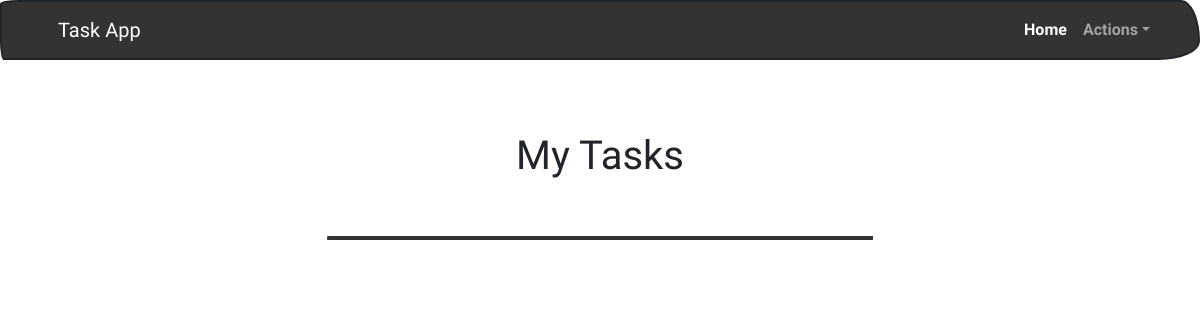
Before: /tasks_completed/ (signed in) with the older database file.
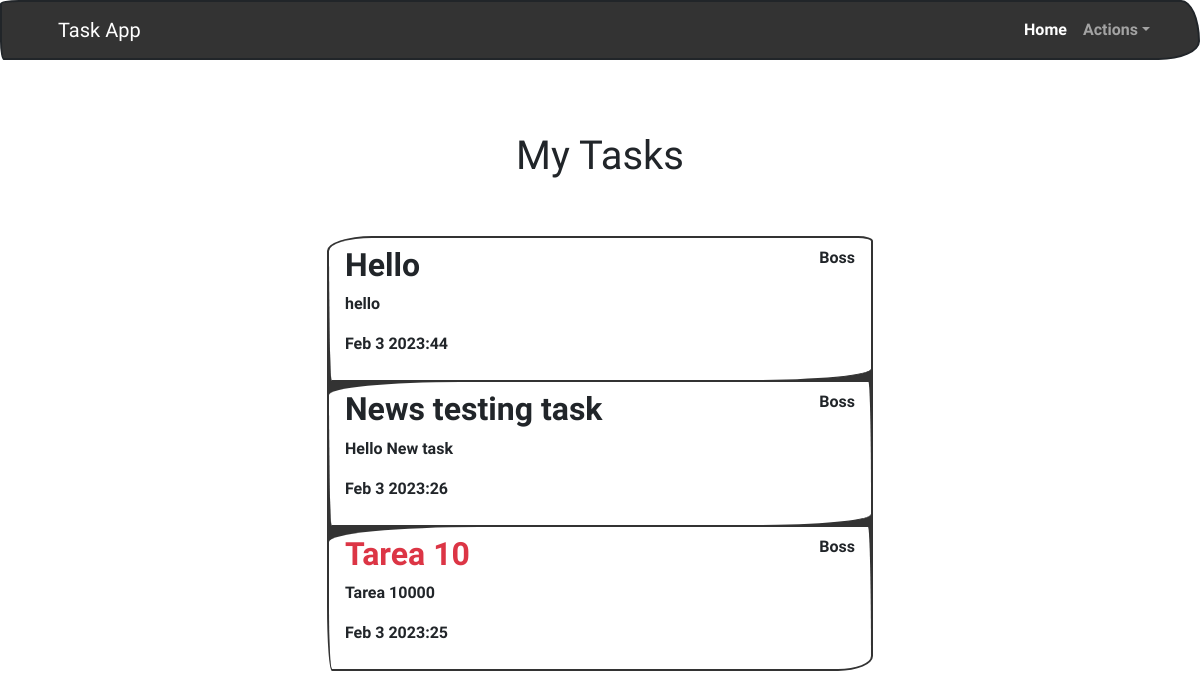
After: the same page with the newer database file.
### tasks/models.py (models this page shows, shortened)
class Task(models.Model):
    title = models.CharField(max_length=200)
    description = models.TextField(blank=True)
    created = models.DateTimeField(auto_now_add=True)
    datecompleted = models.DateTimeField(null=True, blank=True)
    important = models.BooleanField(default=False)
    user = models.ForeignKey(User, on_delete=models.CASCADE)

### tasks/views.py (the view)
# urls.py: path('tasks_completed/', views.tasks_completed, name='tasks_completed'),
@login_required
def tasks_completed(request):
    tasks = Task.objects.filter(user=request.user, datecompleted__isnull=False).order_by('-datecompleted')
    return render(request, 'tasks.html', {'tasks': tasks})

### tasks/templates/tasks.html
{% extends 'base.html' %}
{% block content %}
<main class="container">
    <div class="row">
        <div class="col-md-6 offset-md-3">
            <h1 class="text-center py-5 mt-4">My Tasks</h1>
            <ul class="list-group">
                {% for task in tasks %}
                <a class="list-group-item" href="{% url 'task_detail' task.id %}">
                   <header class="d-flex justify-content-between">
                    {% if task.important %}
                    <h2 class="fw-bold text-danger">{{task.title}}</h2>
                    {% else %}
                    <h2 class="fw-bold">{{task.title}}</h2>
                    {% endif %}
                    <p>{{task.user.username}}</p>
                   </header>
                    <p>{{task.description}}</p>
                    <p>{{task.datecompleted|date:'M j Y:i'}}</p>
                </a>
                {% endfor %}
            </ul>
        </div>
    </div>
</main>
{% endblock %}

Changed rows visible on the page:
added Task: title "Hello", user.username "Boss", description "hello", datecompleted "Feb 3 2023:44"
now on this page (row edited): Task: title "News testing task", user.username "Boss", description "Hello New task", datecompleted "Feb 3 2023:26"
now on this page (row edited): Task: title "Tarea 10", user.username "Boss", description "Tarea 10000", datecompleted "Feb 3 2023:25"
